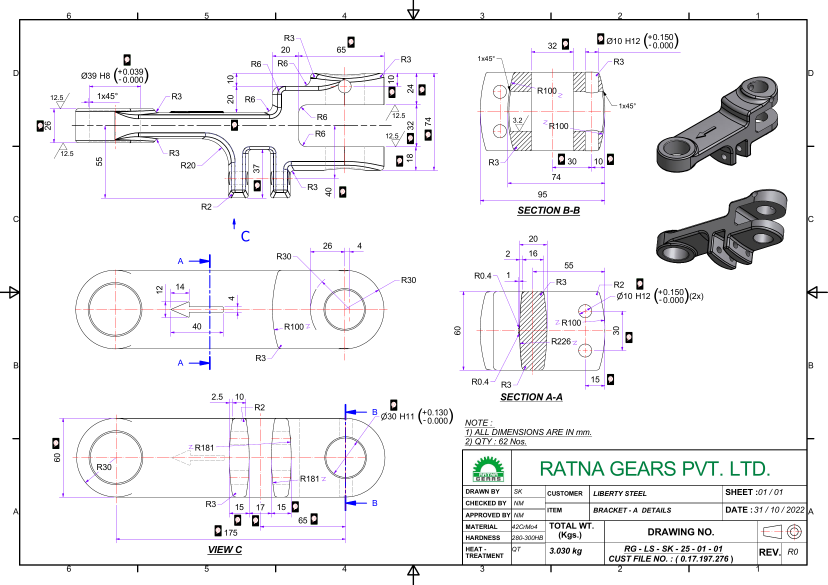
#> input picture CADLens-main/backend/storage/uploads/0d565c64-4d85-466d-b6a9-6103bad7bc58_page_1.png, 2482 x 1755 px (shown at 1/3 size); its folder holds only this picture in this run
$ python -i detector.py   (imports and definitions only)
#> lines starting #> are read from the running program, lines starting #| are printed output that depends on the picture; after the words box and inside, x2 and y2 are one past the last pixel; in counts of white or black regions, pixels touching at a corner belong together
#> further down, picture is the input picture: shape (1755, 2482, 3); mean B, G, R 240.8, 239.4, 240
"""
detector.py — CAD annotation detector
Improvements over v1:
  • Spatial exclusion of title-block (bottom 18%) and border gutters
  • Token grouping: adjacent OCR tokens on the same line are merged
  • Stricter quality filters (min 2 meaningful chars, conf >= 45)
  • Richer classification regexes: R\d, Ø\d, H/h fit codes, section labels
  • Nearby-detection deduplication (50 px radius)
  • All coords guaranteed plain Python float for pymongo
"""

import re
import cv2
import numpy as np
import pytesseract
from typing import List, Dict, Any, Tuple, Optional


# ── Tunable constants ─────────────────────────────────────────────────────────
MIN_OCR_CONF = 45           # confidence for text tokens (words, R-nums, etc.)
# lower confidence allowed ONLY for pure-numeric tokens near dim lines
MIN_NUMERIC_CONF = 15
MIN_MEANINGFUL_CHARS = 2    # allow single-digit dims like '1', '2', '4'
TITLE_BLOCK_FRAC = 0.85
BORDER_FRAC_X = 0.05
BORDER_FRAC_Y = 0.05
GROUP_X_GAP = 20
GROUP_Y_DELTA = 12
DEDUP_RADIUS = 25
NEAR_LINE_DIST = 80         # px — numeric token within this dist of a dim line = valid

# Phrases / patterns that belong to the title block or frame — reject everywhere
_TITLE_BLOCK_REJECT = re.compile(
    r'ALL DIMENSIONS|IN\s+mm\b|DRAWN BY|CHECKED BY|APPROVED BY|CUSTOMER|MATERIAL|'
    r'HEAT TREATMENT|HARDNESS|DRAWING NO|SHEET|CUST FILE|REV\b|PVT\.?\s*LTD|'
    r'GEARS|LIBERTY|STEEL|TOTAL WT|NOTE:|NOTES:|TOLERANCE:\s|SCALE:|DRG\.|'
    r'^VIEW\s+[A-Z]|^SECTION\s|^SEC\.\s|\bQTY\b|\bNOS\.?\b(?!\s*\d)',
    re.IGNORECASE,
)

# Common English words that OCR picks up from notes/labels — never a CAD annotation
_ENGLISH_WORDS = re.compile(
    r'^(are|the|and|for|not|all|nos|with|this|that|from|into|each|item|date|rev)$',
    re.IGNORECASE,
)

# Trailing punctuation artifacts: '1)', '2.', '(3' etc.
_PUNCT_ARTIFACT = re.compile(r'^\d+[\)\.]$|^[\(\[\{]\d+$')

# Strip common OCR artefact chars from the start of a token
_CLEAN_PREFIX = re.compile(r'^[_\-\.\|\\\/ ]+')

# Slash-joined tokens like '30/10' are OCR merges of two separate dims — reject
_SLASH_JOINED = re.compile(r'^\d+\.?\d*\/\d+\.?\d*$')


# [199 lines left out: functions correct_ocr_text, _classify_text, _find_nearest_feature, _group_tokens, _deduplicate, not called in this run]


def _get_segmented_ocr_tokens(
    gray: np.ndarray,
    thresh: np.ndarray,
    scale_factor: float,
    x_min: int, x_max: int,
    y_min: int, y_max: int,
    lines: List[Tuple],
    contours: List,
    near_line_dist: int
) -> List[Dict]:
    """
    Find candidate text regions, crop them, run high-accuracy single-line OCR,
    and return the detected tokens mapped back to global page coordinates.
    """
    # Dilate thresholded image to merge text characters horizontally
    kernel_dilate = cv2.getStructuringElement(cv2.MORPH_RECT, (15, 3))
    dilated = cv2.dilate(thresh, kernel_dilate, iterations=1)

    # Find contours of candidate text regions
    cnts, _ = cv2.findContours(
        dilated, cv2.RETR_EXTERNAL, cv2.CHAIN_APPROX_SIMPLE)

    tokens = []
    img_h, img_w = gray.shape

    for cnt in cnts:
        x, y, w, h = cv2.boundingRect(cnt)

        # Filter bounding boxes to target typical dimension/note text blocks
        if not (8 <= h <= 80 and 8 <= w <= 600):
            continue

        # Spatial filtering
        if y < y_min or (y + h) > y_max:
            continue
        if x < x_min or (x + w) > x_max:
            continue

        # Extract ROI with a margin
        margin = 6
        x1 = max(0, x - margin)
        y1 = max(0, y - margin)
        x2 = min(img_w, x + w + margin)
        y2 = min(img_h, y + h + margin)

        crop = gray[y1:y2, x1:x2]
        if crop.size == 0:
            continue

        # Pad with a white border
        pad_val = 10
        crop_padded = cv2.copyMakeBorder(
            crop, pad_val, pad_val, pad_val, pad_val,
            cv2.BORDER_CONSTANT, value=255
        )

        # Resize the crop 2x
        crop_resized = cv2.resize(
            crop_padded, None, fx=2.0, fy=2.0, interpolation=cv2.INTER_CUBIC)

        # Adaptive thresholding specifically on the crop
        crop_thresh = cv2.adaptiveThreshold(
            crop_resized, 255,
            cv2.ADAPTIVE_THRESH_GAUSSIAN_C,
            cv2.THRESH_BINARY,
            15, 5
        )

        # OCR with PSM 7 (single line)
        ocr_data = pytesseract.image_to_data(
            crop_thresh, config="--psm 7", output_type=pytesseract.Output.DICT
        )

        # Convert crop coordinates back to global coords
        for i in range(len(ocr_data["text"])):
            text = ocr_data["text"][i].strip()
            conf = float(ocr_data["conf"][i])

            if not text or conf < MIN_NUMERIC_CONF:
                continue

            # Coordinates inside the crop (at 2x scale)
            c_left = ocr_data["left"][i]
            c_top = ocr_data["top"][i]
            c_width = ocr_data["width"][i]
            c_height = ocr_data["height"][i]

            # Map back: divide by 2, subtract padding, add global offset
            g_left = int((c_left / 2.0) - pad_val + x1)
            g_top = int((c_top / 2.0) - pad_val + y1)
            g_width = int(c_width / 2.0)
            g_height = int(c_height / 2.0)
            g_cx = float(g_left + g_width / 2.0)
            g_cy = float(g_top + g_height / 2.0)

            is_dim_candidate = bool(re.search(r'[\dØø∅Rr]', text))
            if conf < MIN_OCR_CONF:
                if not is_dim_candidate:
                    continue
                near_line = False
                for lx1, ly1, lx2, ly2 in lines:
                    dx, dy = lx2 - lx1, ly2 - ly1
                    if dx == dy == 0:
                        d = ((g_cx - lx1) ** 2 + (g_cy - ly1) ** 2) ** 0.5
                    else:
                        t_val = max(
                            0.0, min(1.0, ((g_cx - lx1) * dx + (g_cy - ly1) * dy) / (dx * dx + dy * dy)))
                        d = ((g_cx - (lx1 + t_val * dx)) ** 2 +
                             (g_cy - (ly1 + t_val * dy)) ** 2) ** 0.5
                    if d < near_line_dist:
                        near_line = True
                        break
                if not near_line:
                    continue

            if _TITLE_BLOCK_REJECT.search(text):
                continue

            feat_x, feat_y = _find_nearest_feature(g_cx, g_cy, lines, contours)

            tokens.append({
                "text":   text,
                "x":      g_left,
                "w":      g_width,
                "cy":     g_cy,
                "conf":   conf,
                "feat_x": float(feat_x),
                "feat_y": float(feat_y),
            })
    return tokens


# ── Public API ────────────────────────────────────────────────────────────────

def detect_annotations(image: np.ndarray) -> List[Dict[str, Any]]:
    """
    Detect CAD annotation text from a BGR page image.

    Returns list of dicts:
        {text, type, x, y, feature_x, feature_y}
    All numeric fields are plain Python float — safe for MongoDB.
    """
    gray = cv2.cvtColor(image, cv2.COLOR_BGR2GRAY)
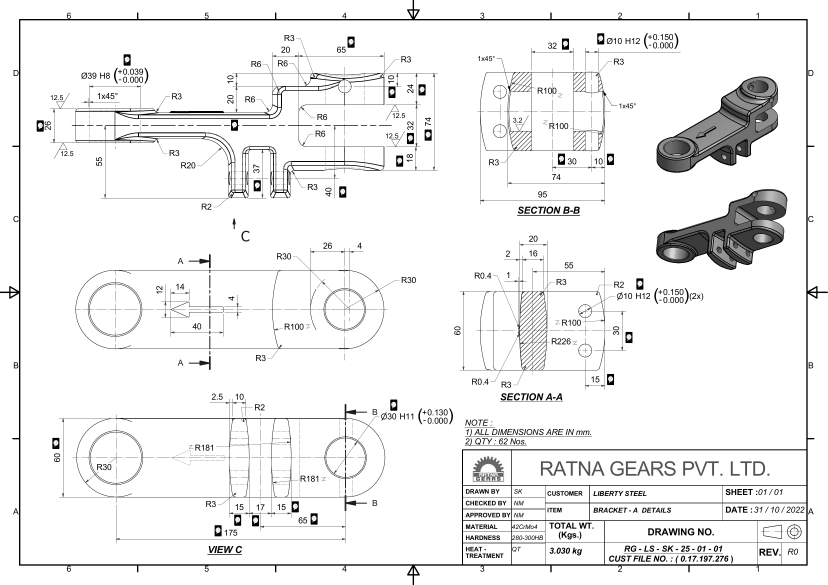
#> gray: shape (1755, 2482) (shown at 1/3 size); min 0, max 255, mean 239.8
    img_h, img_w = gray.shape
#> img_h = 1755; img_w = 2482

    # Scale thresholds dynamically based on image height (normalized to 1200px baseline)
    scale = img_h / 1200.0
#> scale = 1.46
    group_y_delta = int(max(6, GROUP_Y_DELTA * scale))
#> group_y_delta = 17
    group_x_gap = int(max(15, GROUP_X_GAP * scale))
#> group_x_gap = 29
    dedup_radius = int(max(15, DEDUP_RADIUS * scale))
#> dedup_radius = 36
    near_line_dist = int(max(30, NEAR_LINE_DIST * scale))
#> near_line_dist = 117

    # ── Spatial exclusion zones ──────────────────────────────────────────────
    # Landscape drawings use the full vertical area; portrait drawings standardly have title blocks at bottom
    is_landscape = img_w > img_h
#> is_landscape = True
    current_title_block_frac = 0.97 if is_landscape else TITLE_BLOCK_FRAC
#> current_title_block_frac = 0.97

    y_min = int(img_h * BORDER_FRAC_Y)
#> y_min = 87
    y_max = int(img_h * current_title_block_frac)
#> y_max = 1702
    x_min = int(img_w * BORDER_FRAC_X)
#> x_min = 124
    x_max = int(img_w * (1.0 - BORDER_FRAC_X))
#> x_max = 2357

    # ── Structural features ──────────────────────────────────────────────────
    edges = cv2.Canny(gray, 50, 150, apertureSize=3)
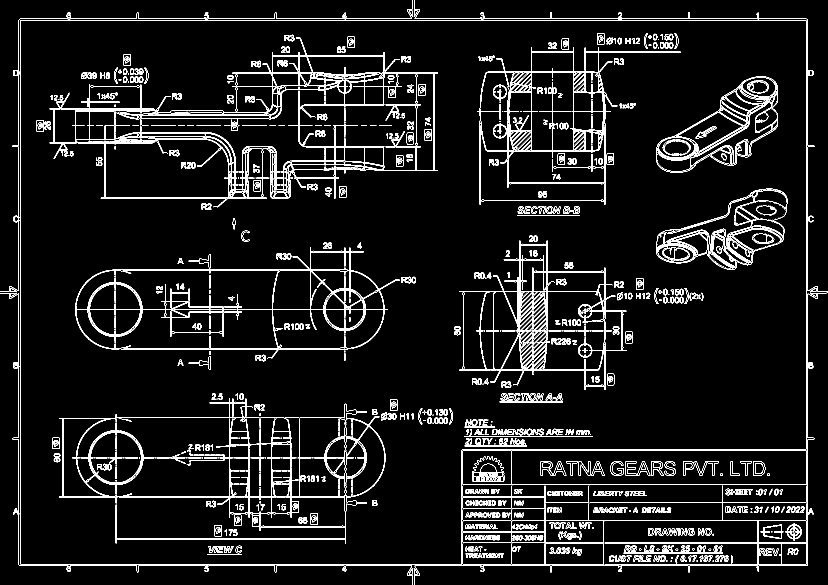
#> edges: shape (1755, 2482) (shown at 1/3 size); 4.6% white in thin lines or dots
    raw_lines = cv2.HoughLinesP(
        edges, rho=1, theta=np.pi / 180,
        threshold=60, minLineLength=40, maxLineGap=10,
    )
#> raw_lines = 1293 rows, first 6: [60, 56, 1853, 56], [56, 60, 2422, 60], [1246, 1696, 2422, 1696], [56, 1692, 2422, 1692], [56, 1694, 56, 61], [2422, 1695, 2422, 57]
    lines: List[Tuple] = []
    if raw_lines is not None:
        for ln in raw_lines:
            lines.append(tuple(int(v) for v in ln[0]))
#> this loop made 1293 passes
#> after the loop, lines = 1293 items, first 6: (60, 56, 1853, 56), (56, 60, 2422, 60), (1246, 1696, 2422, 1696), (56, 1692, 2422, 1692), (56, 1694, 56, 61), (2422, 1695, 2422, 57)

    _, thresh = cv2.threshold(
        gray, 0, 255, cv2.THRESH_BINARY_INV + cv2.THRESH_OTSU)
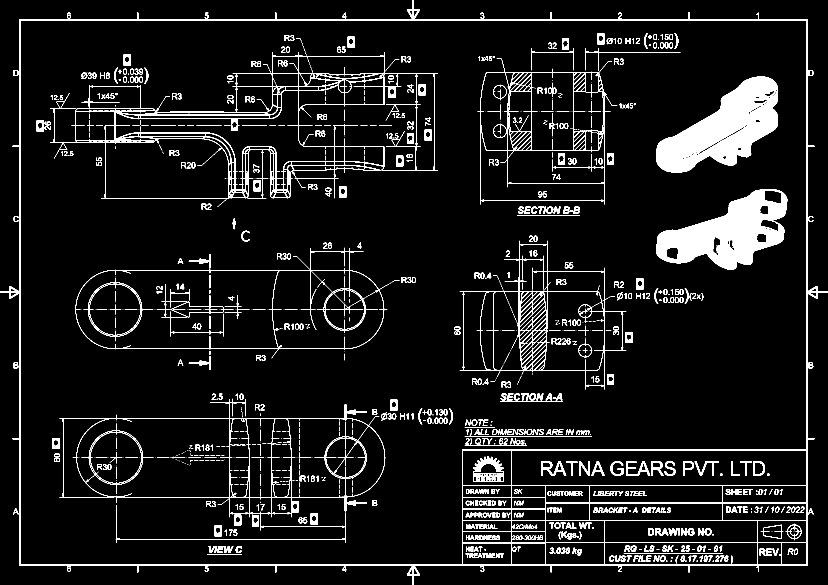
#> thresh: shape (1755, 2482) (shown at 1/3 size); 7% white; 1153 white regions (457 under 20 px)
    cnts, _ = cv2.findContours(
        thresh, cv2.RETR_EXTERNAL, cv2.CHAIN_APPROX_SIMPLE)
#> cnts = 15 contours; largest, box (x1, y1, x2, y2) and area: (0, 0, 2482, 1755) 3880407, (2425, 210, 2440, 228) 222, (41, 210, 56, 228) 216, (41, 1087, 55, 1105) 202, (2426, 1087, 2440, 1105) 196
    contours = [c for c in cnts if 200 <
                cv2.contourArea(c) < img_w * img_h * 0.04]
#> contours = 3 contours; box (x1, y1, x2, y2) and area: (2425, 210, 2440, 228) 222, (41, 210, 56, 228) 216, (41, 1087, 55, 1105) 202

    # ── OCR preprocessing ────────────────────────────────────────────────────
    # Bilateral filter to reduce noise (like hatching/gridlines) while preserving text edges
    denoised = cv2.bilateralFilter(gray, d=9, sigmaColor=75, sigmaSpace=75)

    # Upscale for better OCR on small text
    scale_factor = 1.5
    enlarged = cv2.resize(denoised, None, fx=scale_factor,
                          fy=scale_factor, interpolation=cv2.INTER_CUBIC)
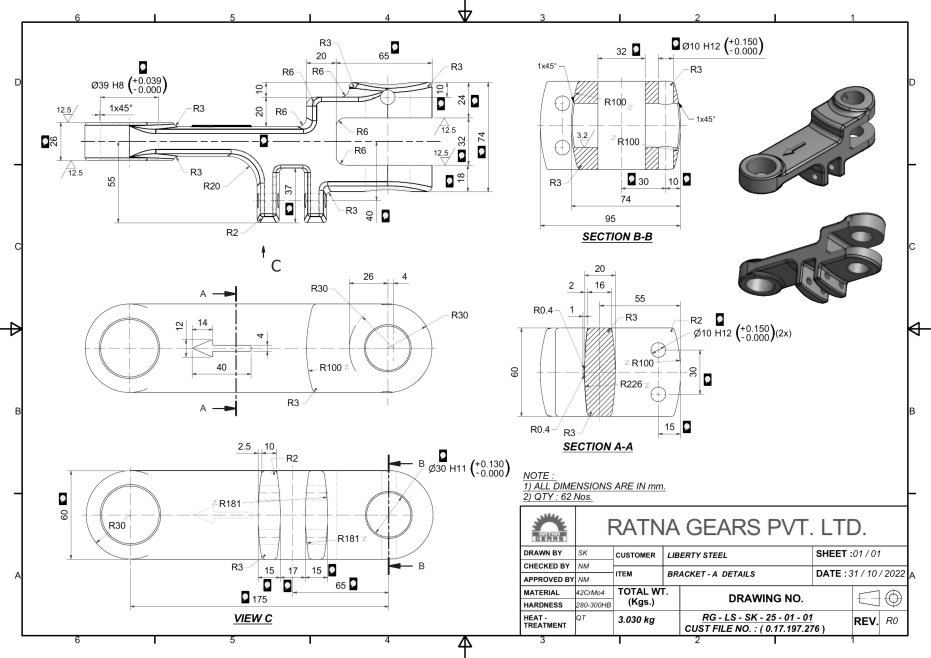
#> enlarged: shape (2632, 3723) (shown at 1/4 size); min 0, max 255, mean 240

    # Sharpen
    kernel = np.array([[0, -1, 0], [-1, 5, -1], [0, -1, 0]])
    sharpened = cv2.filter2D(enlarged, -1, kernel)

    # Adaptive threshold — clean black/white for Tesseract
    processed = cv2.adaptiveThreshold(
        sharpened, 255,
        cv2.ADAPTIVE_THRESH_GAUSSIAN_C,
        cv2.THRESH_BINARY,
        31, 10
    )
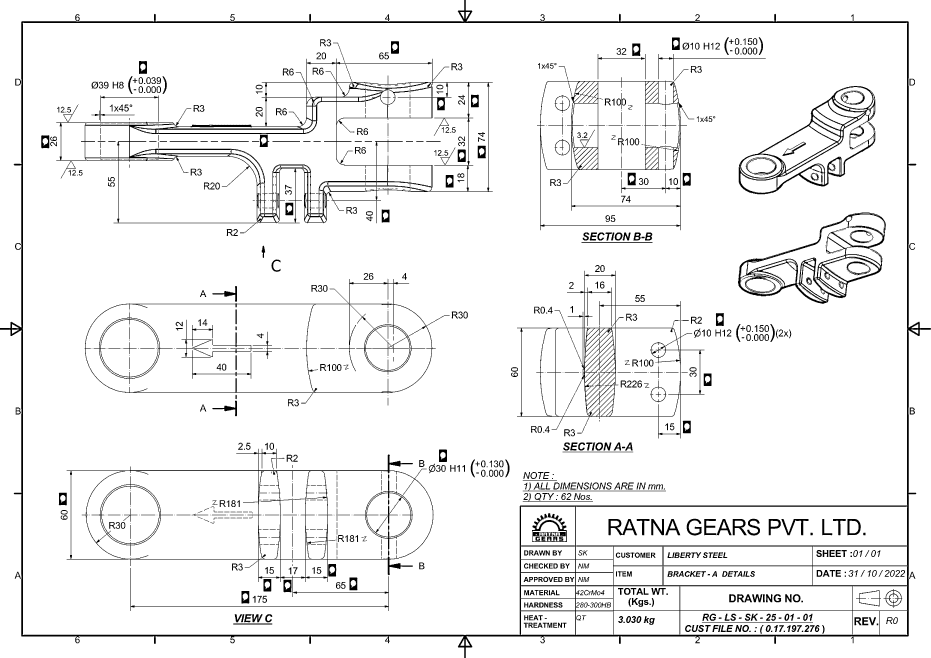
#> processed: shape (2632, 3723) (shown at 1/4 size); 94.3% white; 1340 black regions (475 under 20 px), largest, box (x1, y1, x2, y2) and area: (0, 0, 3723, 2632) 128872, (324, 234, 1971, 933) 63339, (266, 1795, 1734, 2444) 34182

    # ── Segmented Crop-based OCR ─────────────────────────────────────────────
    # Run high-accuracy segmented single-line OCR on candidate text regions
    raw_tokens = _get_segmented_ocr_tokens(
        gray=gray,
        thresh=thresh,
        scale_factor=scale_factor,
        x_min=x_min, x_max=x_max,
        y_min=y_min, y_max=y_max,
        lines=lines,
        contours=contours,
        near_line_dist=near_line_dist
    )
#> in _get_segmented_ocr_tokens, `dilated = cv2.dilate(thresh, kernel_dilate, iterations=1)`:
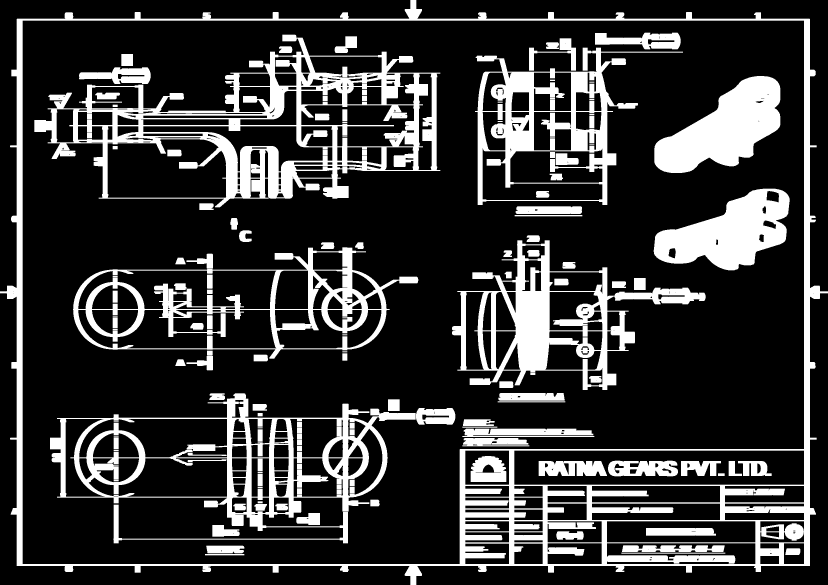
#> dilated: shape (1755, 2482) (shown at 1/3 size); 21.3% white; 143 white regions
#> in _get_segmented_ocr_tokens, `cnts, _ = cv2.findContours( dilated, cv2.RETR_EXTERNAL, cv2.CHAIN_APPR..`: cnts = 1 contour; box (x1, y1, x2, y2) and area: (0, 0, 2482, 1755) 3919506
#> the loop in _get_segmented_ocr_tokens, `for cnt in cnts:` made 1 pass
#> after the loop in _get_segmented_ocr_tokens, `for cnt in cnts:`: tokens = []
#> raw_tokens = []

    # ── Full-page OCR ────────────────────────────────────────────────────────
    # Use PSM 11 (Sparse text) which is far superior for scattered CAD blueprint labels than PSM 6 (Block)
    '''ocr = pytesseract.image_to_data(
        processed, config="--psm 11", output_type=pytesseract.Output.DICT
    )
    n = len(ocr["text"])

    def _near_any_line(cx: float, cy: float) -> bool:
        """True if (cx,cy) is within near_line_dist of any detected dimension line."""
        for x1, y1, x2, y2 in lines:
            dx, dy = x2 - x1, y2 - y1
            if dx == dy == 0:
                d = ((cx - x1) ** 2 + (cy - y1) ** 2) ** 0.5
            else:
                t = max(
                    0.0, min(1.0, ((cx - x1) * dx + (cy - y1) * dy) / (dx * dx + dy * dy)))
                d = ((cx - (x1 + t * dx)) ** 2 +
                     (cy - (y1 + t * dy)) ** 2) ** 0.5
            if d < near_line_dist:
                return True
        return False

    _IS_PURE_NUMERIC = re.compile(r'^\d+(\.\d+)?$')

    for i in range(n):
        text = ocr["text"][i].strip()
        conf = float(ocr["conf"][i])

        if not text:
            continue

        is_pure_num = bool(_IS_PURE_NUMERIC.match(text))
        is_dim_candidate = bool(re.search(r'[\dØø∅Rr]', text))

        # Filter out extremely low-confidence tokens (background noise)
        if conf < MIN_NUMERIC_CONF:
            continue

        # If it has moderate confidence but is less than MIN_OCR_CONF, allow it if it looks like a dimension near a line
        if conf < MIN_OCR_CONF:
            if not is_dim_candidate:
                continue
            # Must be near a structural line to prevent random character noise
            # (Note: we bypass this for high-confidence tokens so text notes aren't discarded)
            left = int(ocr["left"][i] / scale_factor)
            top = int(ocr["top"][i] / scale_factor)
            width = int(ocr["width"][i] / scale_factor)
            height = int(ocr["height"][i] / scale_factor)
            cx_tok = float(left + width / 2.0)
            cy_tok = float(top + height / 2.0)
            if not _near_any_line(cx_tok, cy_tok):
                continue

        left = int(ocr["left"][i] / scale_factor)
        top = int(ocr["top"][i] / scale_factor)
        width = int(ocr["width"][i] / scale_factor)
        height = int(ocr["height"][i] / scale_factor)
        cx_tok = float(left + width / 2.0)
        cy_tok = float(top + height / 2.0)

        # ── Spatial filter ───────────────────────────────────────────────────
        if top < y_min or top > y_max:
            continue
        if left < x_min or left > x_max:
            continue

        # ── Title-block boilerplate reject ───────────────────────────────────
        if _TITLE_BLOCK_REJECT.search(text):
            continue

        feat_x, feat_y = _find_nearest_feature(cx_tok, cy_tok, lines, contours)

        raw_tokens.append({
            "text":   text,
            "x":      left,
            "w":      width,
            "cy":     cy_tok,
            "conf":   conf,
            "feat_x": float(feat_x),
            "feat_y": float(feat_y),
        })

    # ── Group adjacent tokens on the same line ───────────────────────────────
    grouped = _group_tokens(
        raw_tokens, y_delta=group_y_delta, x_gap=group_x_gap)

    # ── Classify and filter ──────────────────────────────────────────────────
    classified: List[Dict] = []
    for g in grouped:
        # Clean OCR artefact prefix chars (_-R30 → R30)
        clean_text = _CLEAN_PREFIX.sub("", g["text"]).strip()
        # Apply OCR correction heuristics (e.g. translate o50 to Ø50)
        clean_text = correct_ocr_text(clean_text)
        if not clean_text:
            continue
        # Reject title-block boilerplate that slipped through grouping
        if _TITLE_BLOCK_REJECT.search(clean_text):
            continue
        ann_type = _classify_text(clean_text)
        if ann_type is None:
            continue   # skip unclassifiable / too-short tokens
        classified.append({
            "text":      clean_text,
            "type":      ann_type,
            "x":         float(round(g["x"],      1)),
            "y":         float(round(g["y"],      1)),
            "feature_x": float(round(g["feat_x"], 1)),
            "feature_y": float(round(g["feat_y"], 1)),
        })

    # ── Deduplicate overlapping annotations ──────────────────────────────────
    results = _deduplicate(classified, radius=dedup_radius)

    return results'''

>>> import cv2
>>> picture = cv2.imread('storage/uploads/0d565c64-4d85-466d-b6a9-6103bad7bc58_page_1.png')
>>> result = detect_annotations(picture)
